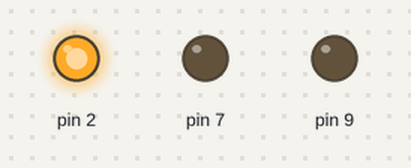
The sketch below on a simulated Arduino Uno, built with avr-gcc and run on an emulated ATmega328P. On the bench: output pins drawn as LEDs (lit = HIGH).

Above: at 0.5 s.
At 1.5 s:
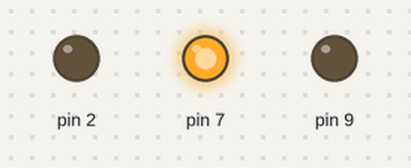
At 5.5 s:
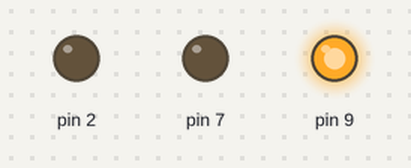
Timing chart, 0 to 6.9 s (numbered marks = the images above):
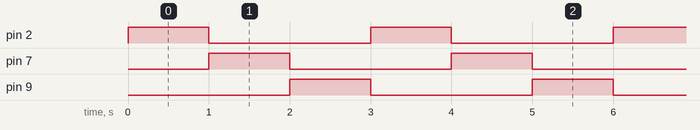

Measured:
- by itself, pin 2, pin 7, pin 9: alternates HIGH for 1.0 s and LOW for 2.0 s

The sketch:

blinking_3_leds.ino
```cpp
void setup() {
  // put your setup code here, to run once:
  //or you can also setup the pin mode over here manually

}

void loop() {
  // put your main code here, to run repeatedly:
  blinkFunction(2);
  blinkFunction(7);
  blinkFunction(9);

}

void blinkFunction(int pinNumber){
  pinMode(pinNumber, OUTPUT);
  digitalWrite(pinNumber, HIGH);
  delay(1000);
  digitalWrite(pinNumber, LOW);
}
```
